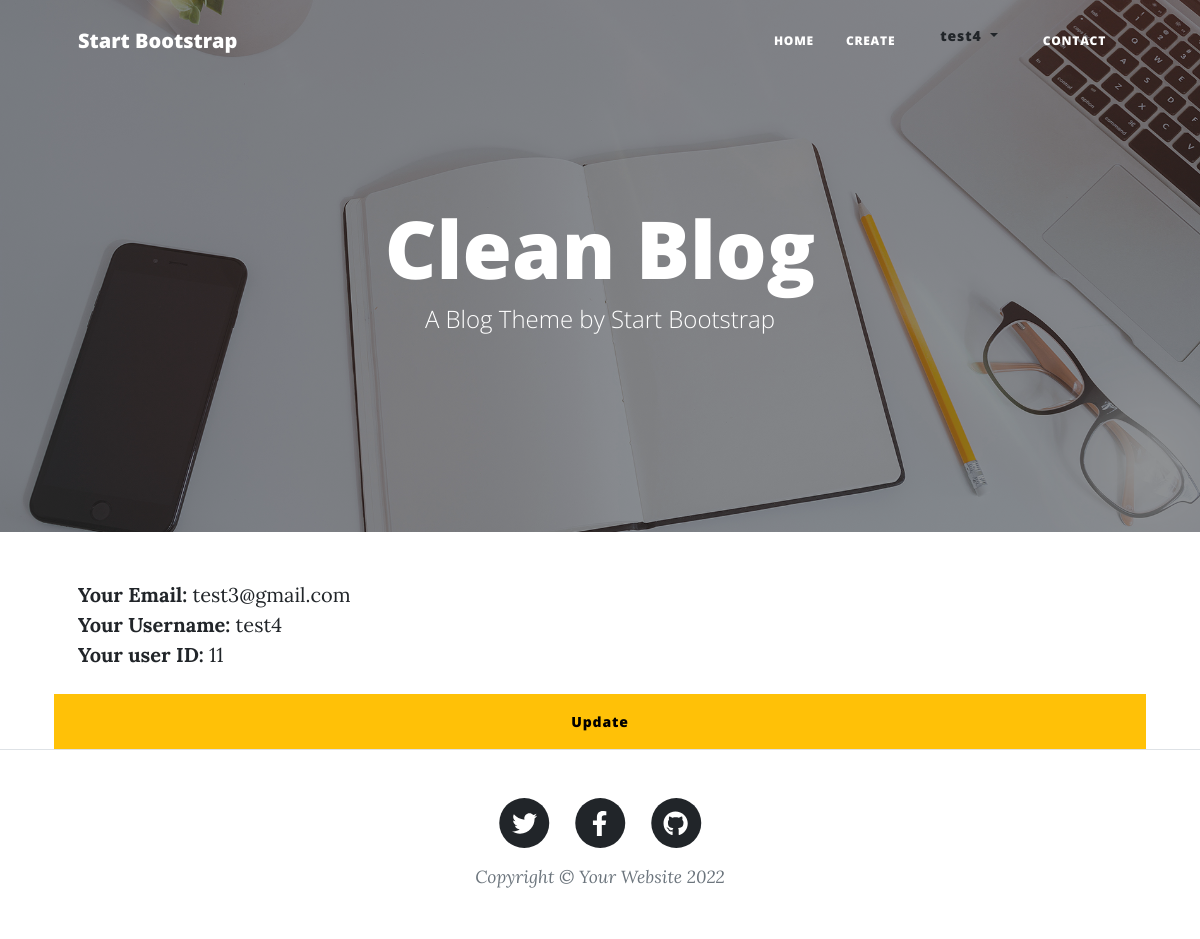
Page /auth/profile.php (signed in) on the committed database.
### tables this page shows
CREATE TABLE IF NOT EXISTS `users` (
  `id` int NOT NULL AUTO_INCREMENT,
  `username` varchar(128) NOT NULL,
  `email` varchar(128) NOT NULL,
  `mypassword` varchar(200) NOT NULL,
  `created_at` timestamp NOT NULL DEFAULT CURRENT_TIMESTAMP,
  PRIMARY KEY (`id`),
  KEY `id` (`id`)
);

### auth/profile.php (the view, shortened to what this page needs)
<?php
require_once "../includes/header.php";
require_once "../config/config.php";
if (isset($_SESSION['user_id'])) {
    $url_user_id = $_SESSION['user_id'];
    $current_user_id =  $_SESSION['user_id'];
    $query = "SELECT * FROM users WHERE id = '$current_user_id'";
    $result = $conn->query($query);
    $rows = array();
    while ($row = $result->fetch_object()) {
        $rows[] = $row;
    }
}
?>
<div class="row gx-4 gx-lg-5 justify-content-center">
    <?php
    foreach ($rows as $row) { ?>
        <?php if ($current_user_id == $url_user_id) { ?>
            <span><strong>Your Email: </strong> <?php echo $row->email ?></span><br>
            <span><strong>Your Username: </strong> <?php echo $row->username ?></span><br>
            <span><strong>Your user ID: </strong> <?php echo $row->id ?></span><br>
            <a href="http://localhost/clean_post/auth/update_profil.php?update_user_id=<?php echo $_SESSION['user_id']; ?>" class="btn btn-warning text-center mt-4">Update</a>
        <?php } else {
            echo "Error, you don't have the acces to this page dummy";
        } ?>
    <?php } ?>
</div>
<?php require_once "../includes/footer.php" ?>

### rows in the picture
users: email "test3@gmail.com", username "test4", id "11"

### other values in the picture
$_SESSION['username'] "test4"
